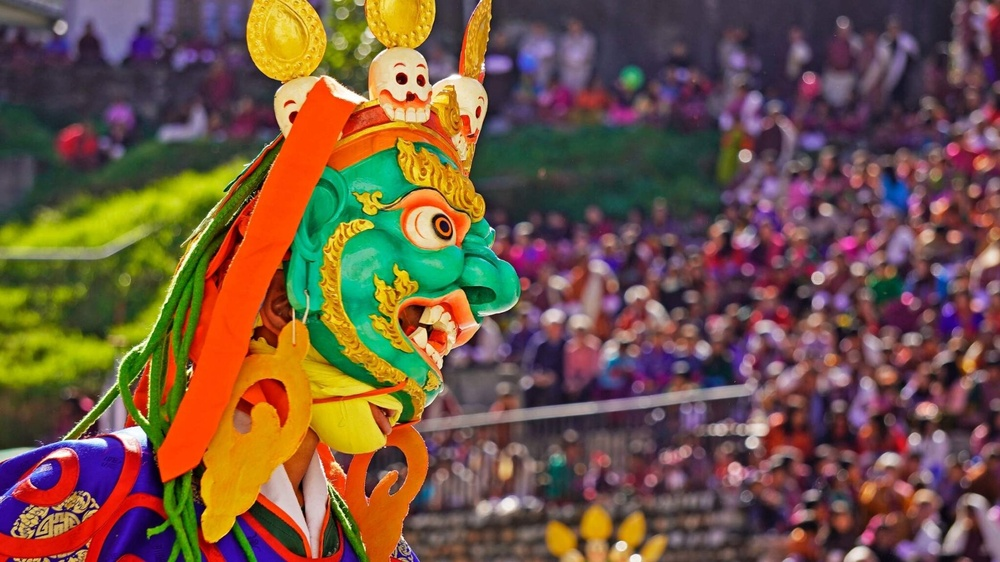
#> input picture multimedia/Q5/image.jpg, 1000 x 562 px, shrunk from 2048 x 1152 before the run, found by its file name
$ python gaussian.py
#> lines starting #> are read from the running program, lines starting #| are printed output that depends on the picture
import cv2
import numpy as np

# ---------------------------------------------------
# 1. LOAD COLOR IMAGE
# ---------------------------------------------------
img = cv2.imread("Q5/image.jpg")
#> img is the input picture: shape (562, 1000, 3); mean B, G, R 67.5, 85.5, 113.7

if img is None:
    raise FileNotFoundError("Image not found. Check file path!")

img = cv2.cvtColor(img, cv2.COLOR_BGR2RGB)
h, w, c = img.shape
#> h = 562; w = 1000; c = 3
print("Image size:", img.shape)
#| Image size: (562, 1000, 3)

# ---------------------------------------------------
# 2. BOX FILTERS (5×5 & 20×20)
# ---------------------------------------------------
def box_filter(img, k, normalize=True):
#> called with k = 5, normalize = True
    kernel = np.ones((k, k), np.float32)
    if normalize:
        kernel /= (k * k)
    return cv2.filter2D(img, -1, kernel)
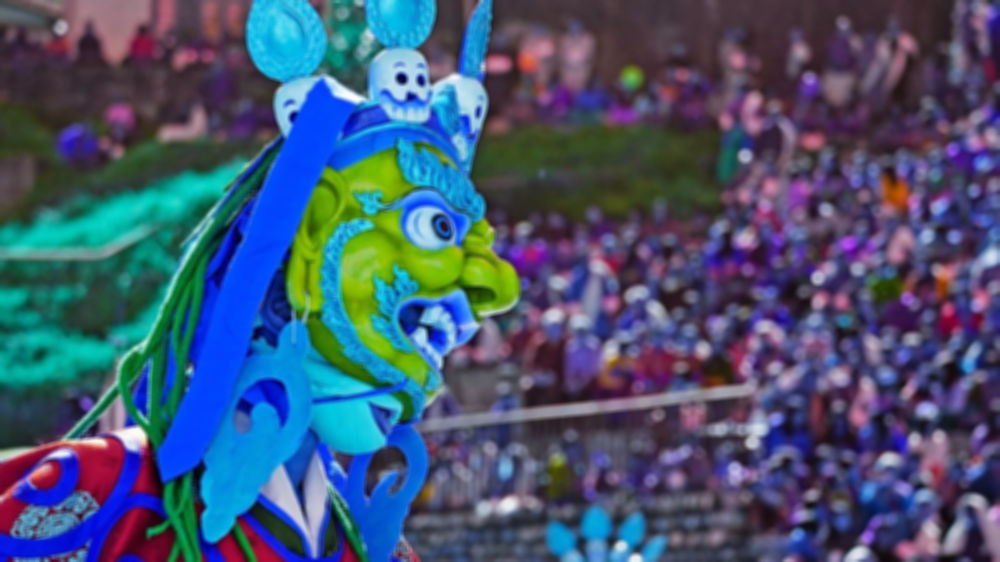
#> returned value: shape (562, 1000, 3); mean of channels 0, 1, 2 113.7, 85.5, 67.5; drawn as B, G, R

# Save 5×5 results
box_5_norm = box_filter(img, 5, True)
box_5_un   = box_filter(img, 5, False)

cv2.imwrite("1_box_5_normalized.png",
            cv2.cvtColor(box_5_norm, cv2.COLOR_RGB2BGR))
cv2.imwrite("2_box_5_unnormalized.png",
            cv2.cvtColor(box_5_un, cv2.COLOR_RGB2BGR))
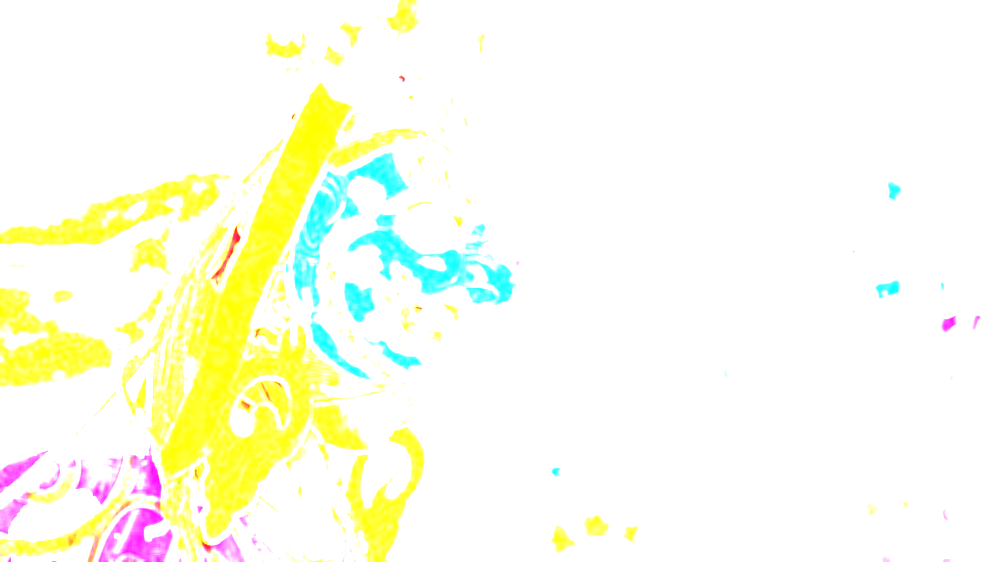
#> saved as 2_box_5_unnormalized.png: shape (562, 1000, 3); mean B, G, R 234.6, 253.5, 251.5

# Save 20×20 results
box_20_norm = box_filter(img, 20, True)
#> call 3 of box_filter, with k = 20, normalize = True
#> in box_filter (call 3), `return cv2.filter2D(img, -1, kernel)`:
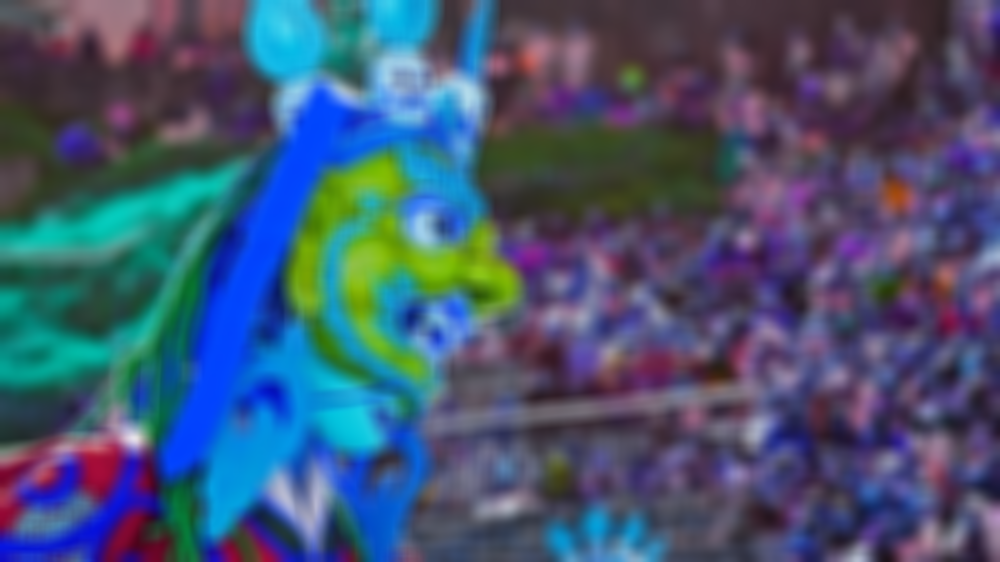
#> returned value: shape (562, 1000, 3); mean of channels 0, 1, 2 113.7, 85.5, 67.5; drawn as B, G, R
box_20_un   = box_filter(img, 20, False)

cv2.imwrite("3_box_20_normalized.png",
            cv2.cvtColor(box_20_norm, cv2.COLOR_RGB2BGR))
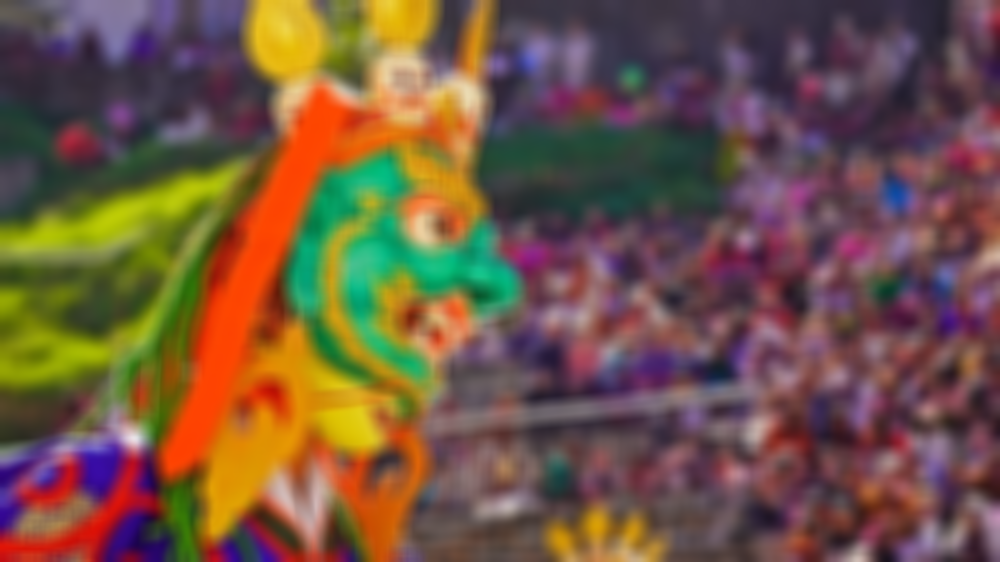
#> saved as 3_box_20_normalized.png: shape (562, 1000, 3); mean B, G, R 67.5, 85.5, 113.7
cv2.imwrite("4_box_20_unnormalized.png",
            cv2.cvtColor(box_20_un, cv2.COLOR_RGB2BGR))

print("BOX FILTERING DONE!")

# ---------------------------------------------------
# 3. SIGMA BASED ON FILTER SIZE
# ---------------------------------------------------
# Standard Gaussian rule:  k = 6σ + 1  → σ = (k - 1) / 6

# You are computing Gaussian filter size from sigma,
# so we reverse the logic:
gauss_kernel_size = 21  # You can choose any odd size, e.g. 21
sigma = (gauss_kernel_size - 1) / 6

print("Sigma (based on kernel size) =", sigma)
print("Gaussian kernel size =", gauss_kernel_size)

# ---------------------------------------------------
# 4. 1D GAUSSIAN KERNEL (Separable)
# ---------------------------------------------------
def gaussian_1d(sigma, k):
    r = k // 2
    x = np.arange(-r, r + 1)
    g = np.exp(-(x * x) / (2 * sigma * sigma))
    return g.astype(np.float32)

G = gaussian_1d(sigma, gauss_kernel_size)
G_norm = G / np.sum(G)

# ---------------------------------------------------
# 5. SEPARABLE GAUSSIAN FILTERING
# ---------------------------------------------------
def separable_convolution(img, kernel):
    # Horizontal pass → Vertical pass
    temp = cv2.sepFilter2D(img, -1, kernel, np.array([1], np.float32))
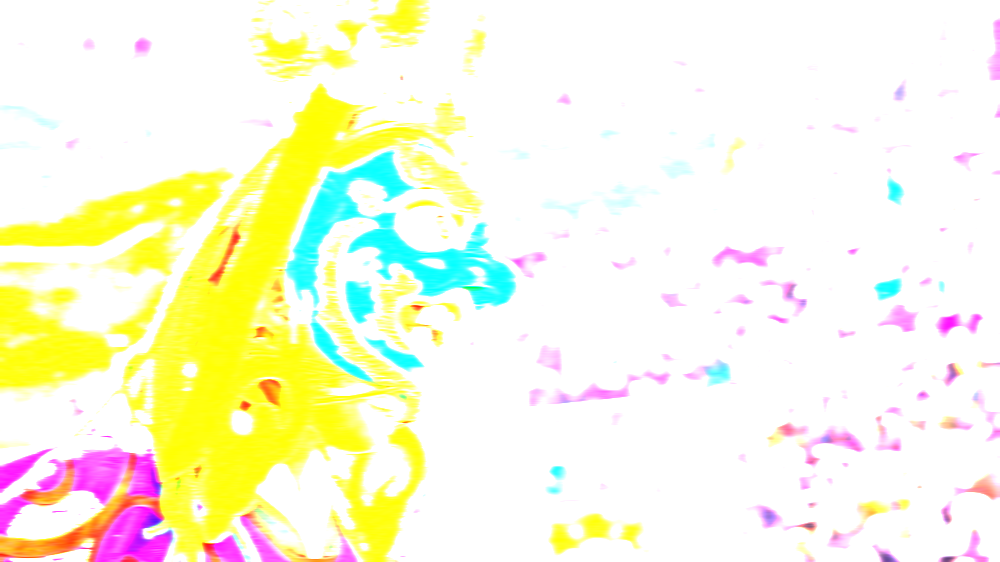
#> temp: shape (562, 1000, 3); mean R, G, B 249.3, 248.8, 219.8
    out  = cv2.sepFilter2D(temp, -1, np.array([1], np.float32), kernel)
    return out

# Gaussian (not normalized)
gauss_sep = separable_convolution(img, G)
cv2.imwrite("5_gaussian_separable.png",
            cv2.cvtColor(gauss_sep, cv2.COLOR_RGB2BGR))

# Gaussian (normalized)
gauss_sep_norm = separable_convolution(img, G_norm)
#> in separable_convolution (call 2), `temp = cv2.sepFilter2D(img, -1, kernel, np.array([1], np.float32))`:
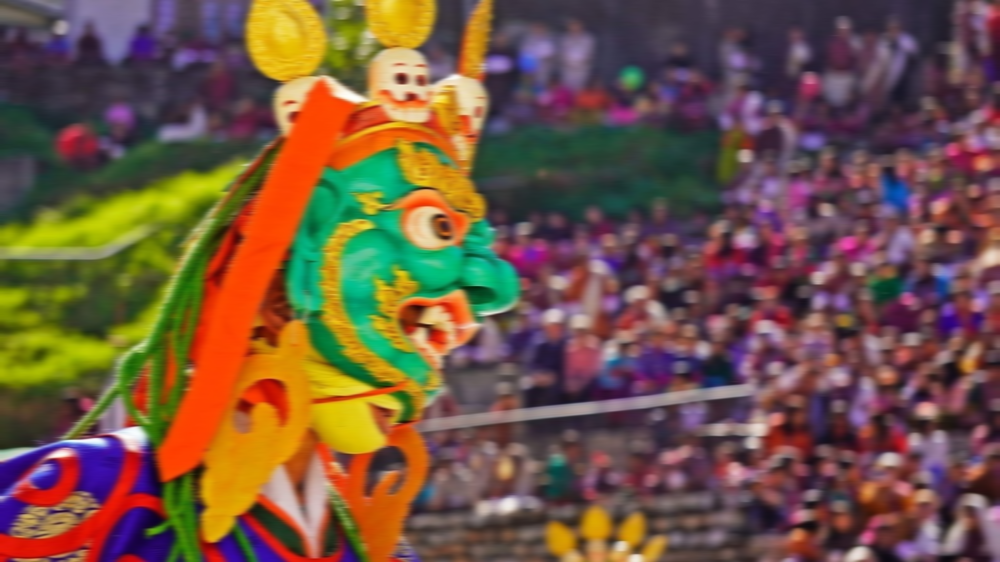
#> temp: shape (562, 1000, 3); mean R, G, B 113.7, 85.5, 67.5
#> in separable_convolution (call 2), `out  = cv2.sepFilter2D(temp, -1, np.array([1], np.float32), kernel)`:
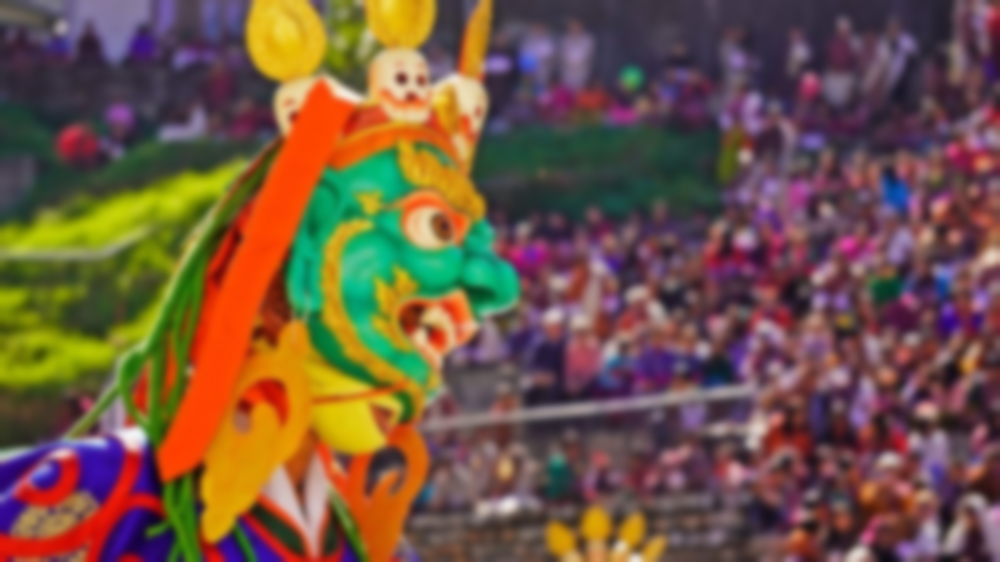
#> out: shape (562, 1000, 3); mean R, G, B 113.7, 85.5, 67.5
cv2.imwrite("6_gaussian_separable_normalized.png",
            cv2.cvtColor(gauss_sep_norm, cv2.COLOR_RGB2BGR))

print("GAUSSIAN FILTERING DONE!")
print("\nAll output images have been saved successfully!")
